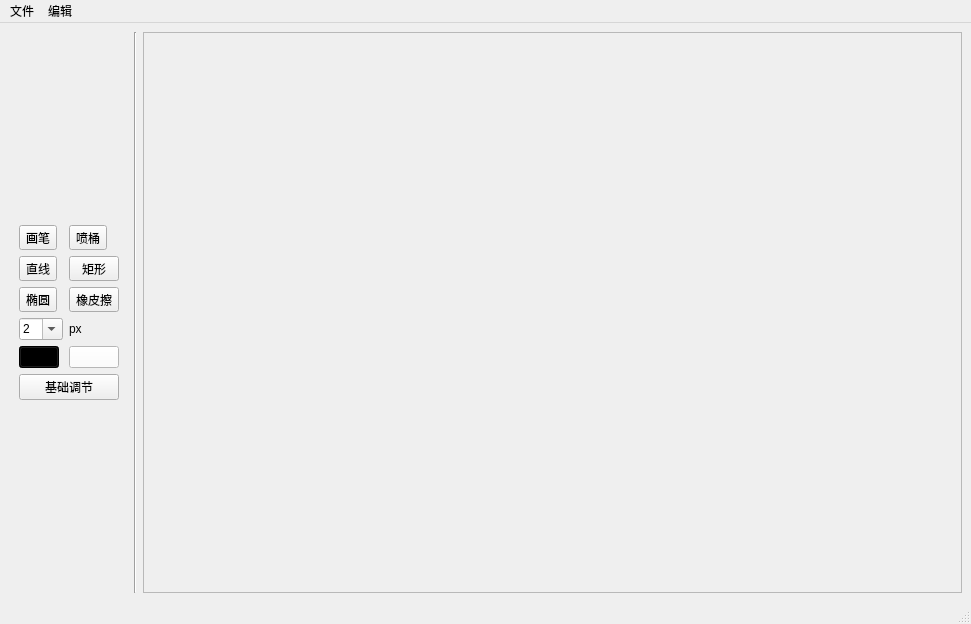
<?xml version="1.0" encoding="UTF-8"?>
<ui version="4.0">
 <class>MainWindow</class>
 <widget class="QMainWindow" name="MainWindow">
  <property name="geometry">
   <rect>
    <x>0</x>
    <y>0</y>
    <width>971</width>
    <height>624</height>
   </rect>
  </property>
  <property name="windowTitle">
   <string>Paint</string>
  </property>
  <property name="windowIcon">
   <iconset resource="../../imgs.qrc">
    <normaloff>:/img/img/icon.png</normaloff>:/img/img/icon.png</iconset>
  </property>
  <widget class="QWidget" name="centralwidget">
   <layout class="QHBoxLayout" name="horizontalLayout_3" stretch="0,1,7">
    <item>
     <widget class="QWidget" name="toolBox" native="true">
      <property name="sizePolicy">
       <sizepolicy hsizetype="Preferred" vsizetype="Preferred">
        <horstretch>0</horstretch>
        <verstretch>0</verstretch>
       </sizepolicy>
      </property>
      <layout class="QFormLayout" name="formLayout">
       <property name="sizeConstraint">
        <enum>QLayout::SetFixedSize</enum>
       </property>
       <property name="labelAlignment">
        <set>Qt::AlignLeading|Qt::AlignLeft|Qt::AlignTop</set>
       </property>
       <property name="formAlignment">
        <set>Qt::AlignLeading|Qt::AlignLeft|Qt::AlignTop</set>
       </property>
       <property name="leftMargin">
        <number>10</number>
       </property>
       <item row="1" column="0">
        <widget class="QToolButton" name="penBtn">
         <property name="text">
          <string>画笔</string>
         </property>
         <property name="icon">
          <iconset resource="../../imgs.qrc">
           <normaloff>:/img/img/pen.png</normaloff>:/img/img/pen.png</iconset>
         </property>
         <property name="iconSize">
          <size>
           <width>32</width>
           <height>32</height>
          </size>
         </property>
         <property name="checkable">
          <bool>true</bool>
         </property>
        </widget>
       </item>
       <item row="1" column="1">
        <widget class="QToolButton" name="bucketBtn">
         <property name="text">
          <string>喷桶</string>
         </property>
         <property name="icon">
          <iconset resource="../../imgs.qrc">
           <normaloff>:/img/img/bucket.png</normaloff>:/img/img/bucket.png</iconset>
         </property>
         <property name="iconSize">
          <size>
           <width>32</width>
           <height>32</height>
          </size>
         </property>
         <property name="checkable">
          <bool>true</bool>
         </property>
        </widget>
       </item>
       <item row="4" column="0">
        <widget class="QToolButton" name="lineBtn">
         <property name="text">
          <string>直线</string>
         </property>
         <property name="icon">
          <iconset resource="../../imgs.qrc">
           <normaloff>:/img/img/line.png</normaloff>:/img/img/line.png</iconset>
         </property>
         <property name="iconSize">
          <size>
           <width>32</width>
           <height>32</height>
          </size>
         </property>
         <property name="checkable">
          <bool>true</bool>
         </property>
        </widget>
       </item>
       <item row="6" column="0">
        <widget class="QToolButton" name="ellipseBtn">
         <property name="text">
          <string>椭圆</string>
         </property>
         <property name="icon">
          <iconset resource="../../imgs.qrc">
           <normaloff>:/img/img/ellipse.png</normaloff>:/img/img/ellipse.png</iconset>
         </property>
         <property name="iconSize">
          <size>
           <width>32</width>
           <height>32</height>
          </size>
         </property>
         <property name="checkable">
          <bool>true</bool>
         </property>
        </widget>
       </item>
       <item row="6" column="1">
        <widget class="QToolButton" name="eraseButton">
         <property name="sizePolicy">
          <sizepolicy hsizetype="Expanding" vsizetype="Expanding">
           <horstretch>0</horstretch>
           <verstretch>0</verstretch>
          </sizepolicy>
         </property>
         <property name="text">
          <string>橡皮擦</string>
         </property>
         <property name="icon">
          <iconset resource="../../imgs.qrc">
           <normaloff>:/img/img/erase.png</normaloff>:/img/img/erase.png</iconset>
         </property>
         <property name="iconSize">
          <size>
           <width>32</width>
           <height>32</height>
          </size>
         </property>
         <property name="checkable">
          <bool>true</bool>
         </property>
        </widget>
       </item>
       <item row="8" column="0">
        <widget class="QComboBox" name="penSizeBtn">
         <property name="focusPolicy">
          <enum>Qt::ClickFocus</enum>
         </property>
         <property name="editable">
          <bool>true</bool>
         </property>
         <item>
          <property name="text">
           <string>2</string>
          </property>
         </item>
         <item>
          <property name="text">
           <string>4</string>
          </property>
         </item>
         <item>
          <property name="text">
           <string>6</string>
          </property>
         </item>
         <item>
          <property name="text">
           <string>8</string>
          </property>
         </item>
         <item>
          <property name="text">
           <string>10</string>
          </property>
         </item>
         <item>
          <property name="text">
           <string>12</string>
          </property>
         </item>
         <item>
          <property name="text">
           <string>14</string>
          </property>
         </item>
        </widget>
       </item>
       <item row="8" column="1">
        <widget class="QLabel" name="pxLabel">
         <property name="text">
          <string>px</string>
         </property>
        </widget>
       </item>
       <item row="9" column="0">
        <widget class="QPushButton" name="preColorBtn">
         <property name="sizePolicy">
          <sizepolicy hsizetype="Fixed" vsizetype="Fixed">
           <horstretch>0</horstretch>
           <verstretch>0</verstretch>
          </sizepolicy>
         </property>
         <property name="styleSheet">
          <string notr="true">background-color: #000000</string>
         </property>
         <property name="text">
          <string/>
         </property>
         <property name="iconSize">
          <size>
           <width>32</width>
           <height>32</height>
          </size>
         </property>
        </widget>
       </item>
       <item row="9" column="1">
        <widget class="QPushButton" name="backColorBtn">
         <property name="styleSheet">
          <string notr="true">background-color:#FFFFFF</string>
         </property>
         <property name="text">
          <string/>
         </property>
        </widget>
       </item>
       <item row="4" column="1">
        <widget class="QToolButton" name="rectBtn">
         <property name="sizePolicy">
          <sizepolicy hsizetype="Expanding" vsizetype="Expanding">
           <horstretch>0</horstretch>
           <verstretch>0</verstretch>
          </sizepolicy>
         </property>
         <property name="text">
          <string>矩形</string>
         </property>
         <property name="icon">
          <iconset resource="../../imgs.qrc">
           <normaloff>:/img/img/rect.png</normaloff>:/img/img/rect.png</iconset>
         </property>
         <property name="iconSize">
          <size>
           <width>32</width>
           <height>32</height>
          </size>
         </property>
         <property name="checkable">
          <bool>true</bool>
         </property>
        </widget>
       </item>
       <item row="10" column="0" colspan="2">
        <widget class="QPushButton" name="baseAdjustBtn">
         <property name="text">
          <string>基础调节</string>
         </property>
        </widget>
       </item>
      </layout>
     </widget>
    </item>
    <item>
     <widget class="Line" name="line">
      <property name="orientation">
       <enum>Qt::Vertical</enum>
      </property>
     </widget>
    </item>
    <item>
     <widget class="QScrollArea" name="scrollArea">
      <property name="mouseTracking">
       <bool>true</bool>
      </property>
      <property name="focusPolicy">
       <enum>Qt::TabFocus</enum>
      </property>
      <property name="lineWidth">
       <number>0</number>
      </property>
      <property name="widgetResizable">
       <bool>false</bool>
      </property>
      <widget class="QWidget" name="scrollAreaWidgetContents">
       <property name="geometry">
        <rect>
         <x>0</x>
         <y>0</y>
         <width>658</width>
         <height>413</height>
        </rect>
       </property>
       <layout class="QGridLayout" name="gridLayout">
        <property name="leftMargin">
         <number>0</number>
        </property>
        <property name="topMargin">
         <number>0</number>
        </property>
        <item row="0" column="0">
         <widget class="QLabel" name="board">
          <property name="sizePolicy">
           <sizepolicy hsizetype="Expanding" vsizetype="Expanding">
            <horstretch>0</horstretch>
            <verstretch>0</verstretch>
           </sizepolicy>
          </property>
          <property name="lineWidth">
           <number>0</number>
          </property>
          <property name="text">
           <string/>
          </property>
          <property name="scaledContents">
           <bool>true</bool>
          </property>
          <property name="alignment">
           <set>Qt::AlignLeading|Qt::AlignLeft|Qt::AlignTop</set>
          </property>
          <property name="margin">
           <number>0</number>
          </property>
          <property name="indent">
           <number>0</number>
          </property>
         </widget>
        </item>
       </layout>
      </widget>
     </widget>
    </item>
   </layout>
  </widget>
  <widget class="QMenuBar" name="menubar">
   <property name="geometry">
    <rect>
     <x>0</x>
     <y>0</y>
     <width>971</width>
     <height>22</height>
    </rect>
   </property>
   <widget class="QMenu" name="menu">
    <property name="title">
     <string>文件</string>
    </property>
    <addaction name="actionNew"/>
    <addaction name="actionOpenImg"/>
    <addaction name="actionSave"/>
   </widget>
   <widget class="QMenu" name="menu_2">
    <property name="title">
     <string>编辑</string>
    </property>
    <addaction name="actionClear"/>
    <addaction name="actionClearDraw"/>
   </widget>
   <addaction name="menu"/>
   <addaction name="menu_2"/>
  </widget>
  <widget class="QStatusBar" name="statusbar"/>
  <action name="actionNew">
   <property name="icon">
    <iconset resource="../../imgs.qrc">
     <normaloff>:/img/img/new.png</normaloff>:/img/img/new.png</iconset>
   </property>
   <property name="text">
    <string>新建</string>
   </property>
  </action>
  <action name="actionOpenImg">
   <property name="icon">
    <iconset resource="../../imgs.qrc">
     <normaloff>:/img/img/open.png</normaloff>:/img/img/open.png</iconset>
   </property>
   <property name="text">
    <string>打开图像</string>
   </property>
  </action>
  <action name="actionSave">
   <property name="icon">
    <iconset resource="../../imgs.qrc">
     <normaloff>:/img/img/save.png</normaloff>:/img/img/save.png</iconset>
   </property>
   <property name="text">
    <string>保存</string>
   </property>
  </action>
  <action name="actionClear">
   <property name="icon">
    <iconset resource="../../imgs.qrc">
     <normaloff>:/img/img/clear.png</normaloff>:/img/img/clear.png</iconset>
   </property>
   <property name="text">
    <string>清空</string>
   </property>
  </action>
  <action name="actionClearDraw">
   <property name="icon">
    <iconset resource="../../imgs.qrc">
     <normaloff>:/img/img/clearImg.png</normaloff>:/img/img/clearImg.png</iconset>
   </property>
   <property name="text">
    <string>还原</string>
   </property>
  </action>
 </widget>
 <resources>
  <include location="../../imgs.qrc"/>
 </resources>
 <connections/>
</ui>
